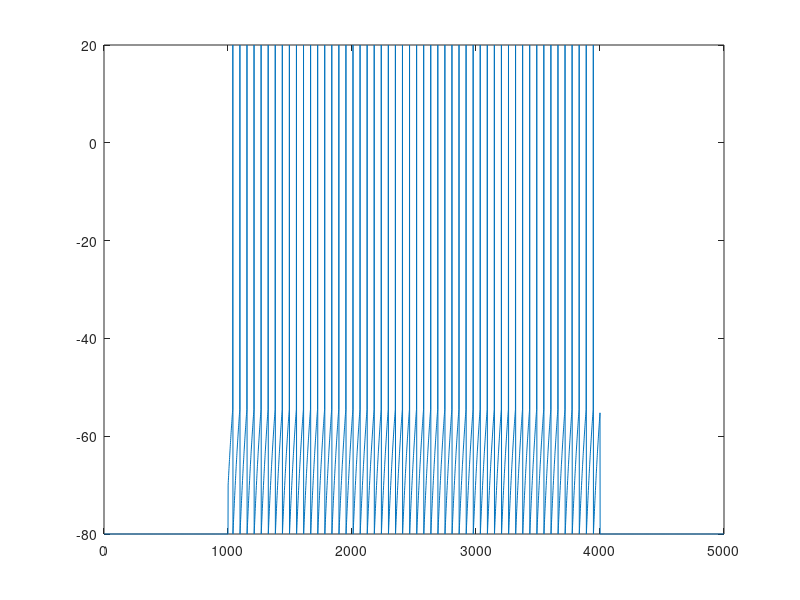

Here is the MATLAB script that generated this plot:
% initialise the variables
E =  -70;
Rm = 10;
taum = 10;
V = zeros(3000,1);
V(1) = E;
vreset = -80;
threshold = -54;

tmax = 300;
tstep = 0.1;
num_spikes = 0;
%Ie = 3;

Ie_iter = linspace(0,5,100);


for ix = 1:length(Ie_iter)
    
    Ie = Ie_iter(ix);

for i = 2:tmax/tstep

    V(i) = V(i-1) + tstep * ((E - V(i-1) + Rm * Ie) / taum);

    if V(i) > threshold
        V(i-1) = 20;
        num_spikes = num_spikes + 1;
        V(i) = -80;
    end

end
spikes_save(ix) = num_spikes;
 
end


pIe_iter = linspace(1.7,15,100);

for i = 1:length(pIe_iter)
    p_Ie = pIe_iter(i);

    numerator = Rm*p_Ie + E - vreset;
    denomenator = Rm* p_Ie + E - threshold;
    isi(i) = log(numerator/denomenator)^-1;
    
end


V = transpose(V);

non_stim = repelem(-80,1000);

V = [non_stim V];
V = [V non_stim];

figure
plot(V)


% close all, figure
% plot(Ie_iter,spikes_save)


